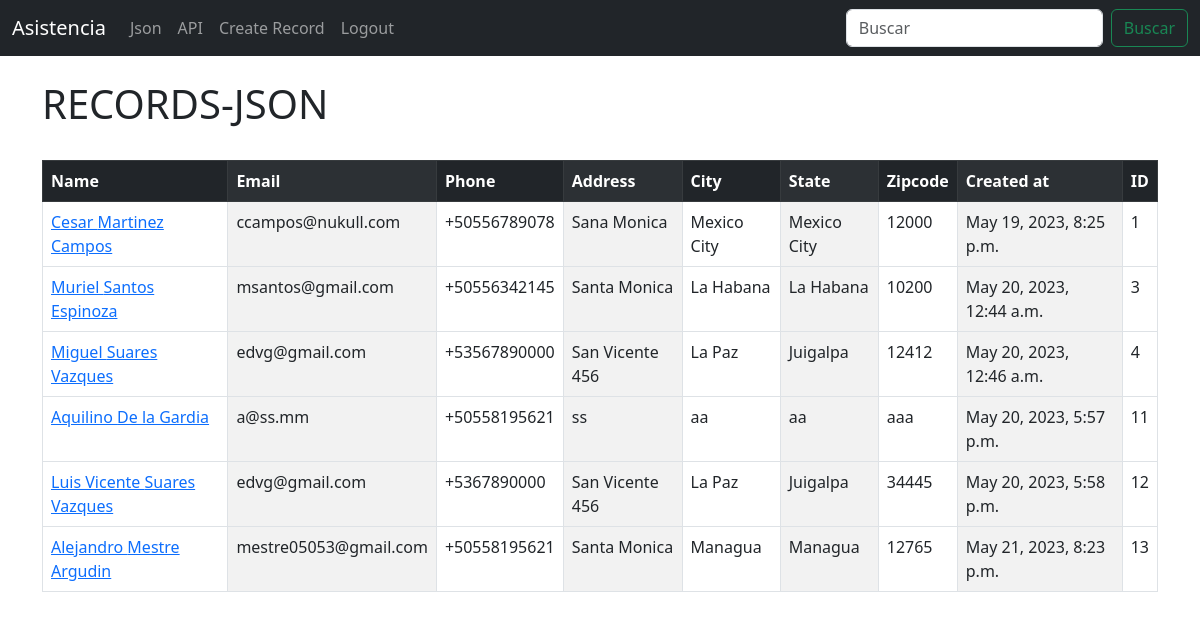
The page /json/ (signed in) on the database its author committed.
### crm/models.py (models this page shows, shortened)
class Record(models.Model):
	created_at = models.DateTimeField(auto_now_add=True)
	first_name = models.CharField(max_length=50)
	last_name =  models.CharField(max_length=50)
	email =  models.CharField(max_length=100)
	phone = models.CharField(max_length=15)
	address =  models.CharField(max_length=100)
	city =  models.CharField(max_length=50)
	state =  models.CharField(max_length=50)
	zipcode =  models.CharField(max_length=20)

### crm/views.py (the view)
# urls.py: path('json/', views.json, name='json'),
def json(request):
	if request.user.is_authenticated:
		records = Record.objects.all()
		context = {'records':records}
		return render(request, 'json.html', context)
	else:
		messages.error(request, 'You Must Be Authenticated To Access Here!...')
		return redirect('saludo')

### crm/templates/json.html (shortened to what this page needs)
{% extends 'base.html' %}
{% block content %}
<div >
		{%  if user.is_authenticated  %}
		<h1>RECORDS-JSON</h1>
			<br>
				<table class="table table-striped-columns table-hover table-bordered">
				  <thead class="table-dark">
				    <tr>
				      <th scope="col">Name</th>
				      <th scope="col">Email</th>
				      <th scope="col">Phone</th>
				      <th scope="col">Address</th>
				      <th scope="col">City</th>
				      <th scope="col">State</th>
				      <th scope="col">Zipcode</th>
				      <th scope="col">Created at</th>
				      <th scope="col">ID</th>
				    </tr>
				  </thead>
				  <tbody>
    				{% if records %}
    					{% for record in records %}
						<tr>
					      <td><a href="{% url 'record' record.id %}">{{record.first_name}}  {{record.last_name}} </a></td>
					      <td>{{record.email}}</td>
					      <td>{{record.phone}}</td>
					      <td>{{record.address}}</td>
					      <td>{{record.city}}</td>
					      <td>{{record.state}}</td>
					      <td>{{record.zipcode}}</td>
					      <td>{{record.created_at}}</td>
					      <td>{{record.id}}</td>
					    </tr>
					    {% endfor %}
					{% endif %}
				  </tbody>
				</table>
					<br>
		{% endif %}
	</div>
{% endblock %}

### crm/templates/base.html (shortened to what this page needs)
<!doctype html>
<html lang="en">
  <head>
    <link href="https://cdn.jsdelivr.net/npm/bootstrap@5.3.0-alpha3/dist/css/bootstrap.min.css" rel="stylesheet">
  </head>
  <body>
      {% include 'navbar.html' %}
      <div class="container">
        <br>
      {% block content %}
      {% endblock %}
      </div>
  </body>
</html>

### crm/templates/navbar.html (shortened to what this page needs)
<nav class="navbar navbar-expand-lg navbar-dark bg-dark">
  <div class="container-fluid">
    <a class="navbar-brand" href="{% url 'saludo' %}">Asistencia</a>
    <div class="collapse navbar-collapse" id="navbarSupportedContent">
      <ul class="navbar-nav me-auto mb-2 mb-lg-0">
        <li class="nav-item">
          <a class="nav-link" href="{% url 'json' %}">Json</a>
        </li>
        {% if user.is_authenticated %}
          <li class="nav-item">
            <a class="nav-link" href="http://localhost:8000/api_data" target="_blank">API</a>
          </li>
          <li class="nav-item">
            <a class="nav-link" href="{% url 'create_record' %}">Create Record</a>
          </li>
          <li class="nav-item">
            <a class="nav-link" href="{% url 'logout' %}">Logout</a>
          </li>
        {% endif %}
      </ul>
      <form class="d-flex" role="search">
        <input class="form-control me-2" type="search" placeholder="Buscar" aria-label="Buscar">
        <button class="btn btn-outline-success" type="submit">Buscar</button>
      </form>
    </div>
  </div>
</nav>

### rows shown on the page
Record: first_name "Cesar", last_name "Martinez Campos", email "ccampos@nukull.com", phone "+50556789078", address "Sana Monica", city "Mexico City", state "Mexico City", zipcode "12000", created_at "May 19, 2023, 8:25 p.m.", id "1"
Record: first_name "Muriel", last_name "Santos Espinoza", email "msantos@gmail.com", phone "+50556342145", address "Santa Monica", city "La Habana", state "La Habana", zipcode "10200", created_at "May 20, 2023, 12:44 a.m.", id "3"
Record: first_name "Miguel", last_name "Suares Vazques", email "edvg@gmail.com", phone "+53567890000", address "San Vicente 456", city "La Paz", state "Juigalpa", zipcode "12412", created_at "May 20, 2023, 12:46 a.m.", id "4"
Record: first_name "Aquilino", last_name "De la Gardia", email "a@ss.mm", phone "+50558195621", address "ss", city "aa", state "aa", zipcode "aaa", created_at "May 20, 2023, 5:57 p.m.", id "11"
Record: first_name "Luis Vicente", last_name "Suares Vazques", email "edvg@gmail.com", phone "+5367890000", address "San Vicente 456", city "La Paz", state "Juigalpa", zipcode "34445", created_at "May 20, 2023, 5:58 p.m.", id "12"
Record: first_name "Alejandro", last_name "Mestre Argudin", email "mestre05053@gmail.com", phone "+50558195621", address "Santa Monica", city "Managua", state "Managua", zipcode "12765", created_at "May 21, 2023, 8:23 p.m.", id "13"
